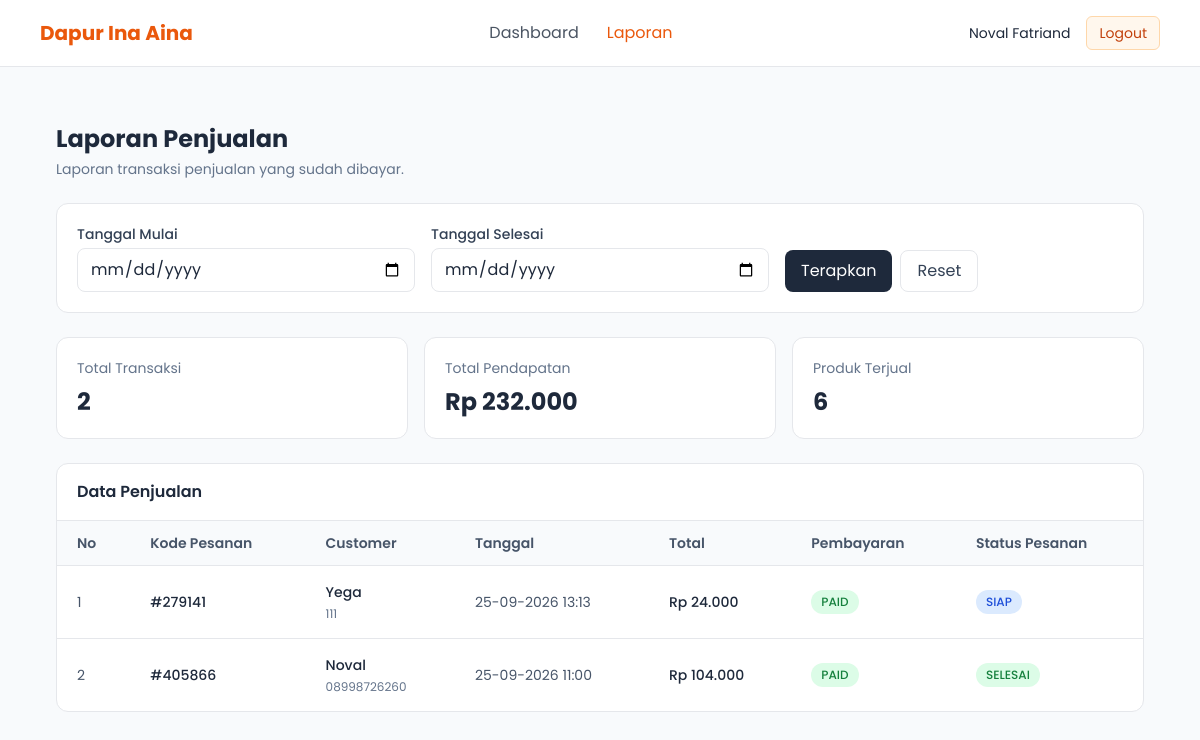
The page /admin/laporan.php (signed in) on the database its author committed.
### tables this page shows
CREATE TABLE `pesanan` (
  `uuid_pesanan` char(36) NOT NULL DEFAULT (uuid()),
  `kode_pesanan` int NOT NULL,
  `nama_customer` varchar(50) NOT NULL,
  `telfon_customer` varchar(16) NOT NULL,
  `total` decimal(10,2) NOT NULL,
  `status_pembayaran` enum('PENDING','PAID') NOT NULL DEFAULT 'PENDING',
  `status_pesanan` enum('SEDANG DIPROSES','SIAP','SELESAI') NOT NULL DEFAULT 'SEDANG DIPROSES',
  `created_at` datetime DEFAULT CURRENT_TIMESTAMP,
  `paid_at` datetime DEFAULT NULL,
  `updated_at` datetime DEFAULT CURRENT_TIMESTAMP ON UPDATE CURRENT_TIMESTAMP
);

### admin/laporan.php (the view, shortened to what this page needs)
<?php
require_once "../config/database.php";
$tanggalMulai = $_GET["tanggal_mulai"] ?? "";
$tanggalSelesai = $_GET["tanggal_selesai"] ?? "";
$where = "WHERE p.status_pembayaran = 'PAID'";
$queryRingkasan = "
    SELECT
        COUNT(DISTINCT p.uuid_pesanan) AS total_transaksi,
        COALESCE(SUM(p.total), 0) AS total_pendapatan,
        COALESCE(SUM(dp.quantitas), 0) AS total_produk
    FROM pesanan p
    LEFT JOIN detail_pesanan dp
        ON dp.uuid_pesanan = p.uuid_pesanan
    $where
";
$stmtRingkasan = $connection->prepare($queryRingkasan);
$stmtRingkasan->execute();
$ringkasan = $stmtRingkasan->get_result()->fetch_assoc();
$queryLaporan = "
    SELECT
        p.uuid_pesanan,
        p.kode_pesanan,
        p.nama_customer,
        p.telfon_customer,
        p.total,
        p.status_pembayaran,
        p.status_pesanan,
        p.created_at,
        p.paid_at
    FROM pesanan p
    $where
    ORDER BY p.created_at DESC
";
$stmtLaporan = $connection->prepare($queryLaporan);
$stmtLaporan->execute();
$laporan = $stmtLaporan->get_result();
?>
<?php require_once "../includes/header.php"; ?>
<div class="max-w-6xl mx-auto px-4 py-6">
    <div class="mb-6">
        <h1 class="text-2xl font-bold text-slate-800">
            Laporan Penjualan
        </h1>
        <p class="text-sm text-slate-500 mt-1">
            Laporan transaksi penjualan yang sudah dibayar.
        </p>
    </div>
    <div class="bg-white border rounded-xl p-5 mb-6">
        <form method="GET" class="grid grid-cols-1 md:grid-cols-3 gap-4 items-end">
            <div>
                <label class="block text-sm font-medium text-slate-700 mb-1">
                    Tanggal Mulai
                </label>
                <input
                    type="date"
                    name="tanggal_mulai"
                    value="<?= htmlspecialchars($tanggalMulai) ?>"
                    class="w-full border rounded-lg px-3 py-2 focus:outline-none focus:ring-2 focus:ring-slate-300" required
                >
            </div>
            <div>
                <label class="block text-sm font-medium text-slate-700 mb-1">
                    Tanggal Selesai
                </label>
                <input
                    type="date"
                    name="tanggal_selesai"
                    value="<?= htmlspecialchars($tanggalSelesai) ?>"
                    class="w-full border rounded-lg px-3 py-2 focus:outline-none focus:ring-2 focus:ring-slate-300" required
                >
            </div>
            <div class="flex gap-2">
                <button
                    type="submit"
                    class="bg-slate-800 text-white px-4 py-2 rounded-lg hover:bg-slate-700"
                >
                    Terapkan
                </button>
                <a
                    href="laporan.php"
                    class="border px-4 py-2 rounded-lg text-slate-700 hover:bg-slate-50"
                >
                    Reset
                </a>
            </div>
        </form>
    </div>
    <div class="grid grid-cols-1 md:grid-cols-3 gap-4 mb-6">
        <div class="bg-white border rounded-xl p-5">
            <p class="text-sm text-slate-500">
                Total Transaksi
            </p>
            <p class="text-2xl font-bold text-slate-800 mt-2">
                <?= number_format($ringkasan["total_transaksi"]) ?>
            </p>
        </div>
        <div class="bg-white border rounded-xl p-5">
            <p class="text-sm text-slate-500">
                Total Pendapatan
            </p>
            <p class="text-2xl font-bold text-slate-800 mt-2">
                Rp <?= number_format($ringkasan["total_pendapatan"], 0, ",", ".") ?>
            </p>
        </div>
        <div class="bg-white border rounded-xl p-5">
            <p class="text-sm text-slate-500">
                Produk Terjual
            </p>
            <p class="text-2xl font-bold text-slate-800 mt-2">
                <?= number_format($ringkasan["total_produk"]) ?>
            </p>
        </div>
    </div>
    <div class="bg-white border rounded-xl overflow-hidden">
        <div class="px-5 py-4 border-b">
            <h2 class="font-semibold text-slate-800">
                Data Penjualan
            </h2>
        </div>
        <div class="overflow-x-auto">
            <table class="w-full text-sm">
                <thead class="bg-slate-50 border-b">
                    <tr>
                        <th class="text-left px-5 py-3 font-semibold text-slate-600">
                            No
                        </th>
                        <th class="text-left px-5 py-3 font-semibold text-slate-600">
                            Kode Pesanan
                        </th>
                        <th class="text-left px-5 py-3 font-semibold text-slate-600">
                            Customer
                        </th>
                        <th class="text-left px-5 py-3 font-semibold text-slate-600">
                            Tanggal
                        </th>
                        <th class="text-left px-5 py-3 font-semibold text-slate-600">
                            Total
                        </th>
                        <th class="text-left px-5 py-3 font-semibold text-slate-600">
                            Pembayaran
                        </th>
                        <th class="text-left px-5 py-3 font-semibold text-slate-600">
                            Status Pesanan
                        </th>
                    </tr>
                </thead>
                <tbody class="divide-y">
                    <?php if ($laporan->num_rows > 0): ?>
                        <?php $no = 1; ?>
                        <?php while ($data = $laporan->fetch_assoc()): ?>
                            <tr class="hover:bg-slate-50">
                                <td class="px-5 py-4 text-slate-600">
                                    <?= $no++ ?>
                                </td>
                                <td class="px-5 py-4 font-medium text-slate-800">
                                    #<?= htmlspecialchars($data["kode_pesanan"]) ?>
                                </td>
                                <td class="px-5 py-4">
                                    <p class="font-medium text-slate-800">
                                        <?= htmlspecialchars($data["nama_customer"]) ?>
                                    </p>
                                    <p class="text-xs text-slate-500 mt-1">
                                        <?= htmlspecialchars($data["telfon_customer"]) ?>
                                    </p>
                                </td>
                                <td class="px-5 py-4 text-slate-600">
                                    <?= date(
                                        "d-m-Y H:i",
                                        strtotime($data["created_at"])
                                    ) ?>
                                </td>
                                <td class="px-5 py-4 font-medium text-slate-800">
                                    Rp <?= number_format(
                                        $data["total"],
                                        0,
                                        ",",
                                        "."
                                    ) ?>
                                </td>
                                <td class="px-5 py-4">
                                    <span class="inline-flex px-2.5 py-1 rounded-full text-xs font-medium bg-green-100 text-green-700">
                                        <?= htmlspecialchars($data["status_pembayaran"]) ?>
                                    </span>
                                </td>
                                <td class="px-5 py-4">
                                    <?php
                                    $status = $data["status_pesanan"];
                                    if ($status === "SELESAI") {
                                        $statusClass = "bg-green-100 text-green-700";
                                    } elseif ($status === "SIAP") {
                                        $statusClass = "bg-blue-100 text-blue-700";
                                    } else {
                                        $statusClass = "bg-yellow-100 text-yellow-700";
                                    }
                                    ?>
                                    <span class="inline-flex px-2.5 py-1 rounded-full text-xs font-medium <?= $statusClass ?>">
                                        <?= htmlspecialchars($status) ?>
                                    </span>
                                </td>
                            </tr>
                        <?php endwhile; ?>
                    <?php endif; ?>
                </tbody>
            </table>
        </div>
    </div>
</div>
<?php
require_once "../includes/footer.php";
?>

### rows shown on the page
pesanan: kode_pesanan "279141", nama_customer "Yega", telfon_customer "111", created_at "25-09-2026 13:13", total "24.000", status_pembayaran "PAID", status_pesanan "SIAP"
pesanan: kode_pesanan "405866", nama_customer "Noval", telfon_customer "08998726260", created_at "25-09-2026 11:00", total "104.000", status_pembayaran "PAID", status_pesanan "SELESAI"

### other values the page prints
$_SESSION["user"]["nama"] "Noval Fatriand"
$ringkasan["total_transaksi"] "2"
$ringkasan["total_pendapatan"] "232.000"
$ringkasan["total_produk"] "6"
